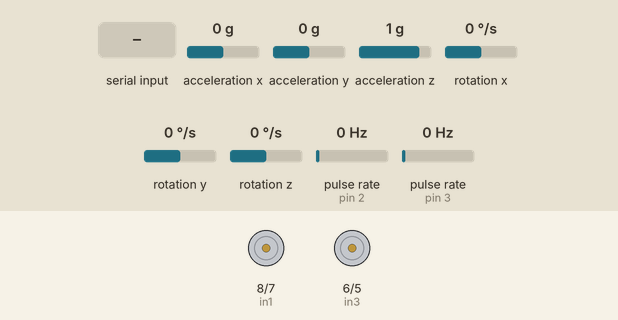
Simulated run of this sketch. Board: Arduino Uno, built with avr-gcc and run on an emulated ATmega328P. Parts: motor-driver pin pairs drawn as motors (green arrow = first pin HIGH = forward, orange = second pin HIGH = backward, longer = more drive, scaled by the enable pin). Wiring (inferred from the names in the program): 2 × pulse sensor: data pin 2 / data pin 3. The inputs (shaded band) are chosen by the test bench; at power-on: acceleration x 0 g, acceleration y 0 g, acceleration z 1 g, rotation x 0 °/s, rotation y 0 °/s, rotation z 0 °/s, pulse rate (sensors on pin 2, pin 3) 0 Hz. What the sketch prints to the serial monitor is not drawn.

Above: at 1.2 s.
1.3 s: "90,45\n" received over Serial
At 1.8 s:
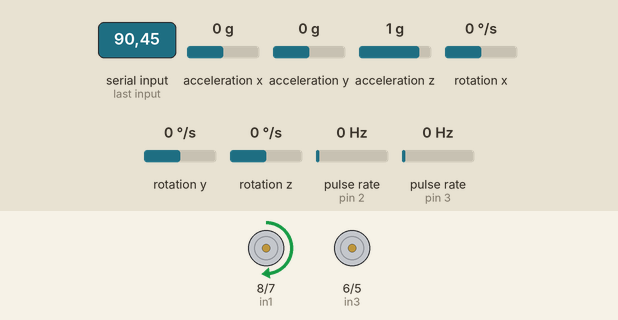
Timing chart, 0 to 4.3 s (numbered marks = the images above; inputs shaded):
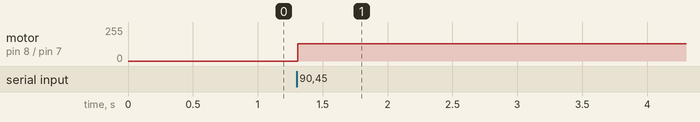

Measured:
- after the input at 1.3 s, motor on pin 8 (in1) / pin 7 (in2): stopped → forward 130/255 at once

The sketch:

odom.ino
```cpp
#include <Wire.h>
#include <MPU6050.h>

int enA = 9;
int enB = 10;
int in1 = 8;
int in2 = 7;
int in3 = 6;
int in4 = 5;
int trigpin = 12;
int echopin = 13;
int max_speed = 200; // Maximum motor speed

int leftEncoderPin = 2;  // Signal pin for left wheel encoder
int rightEncoderPin = 3; // Signal pin for right wheel encoder
volatile long leftEncoderCount = 0;
volatile long rightEncoderCount = 0;

// IMU setup
MPU6050 mpu;
int16_t ax, ay, az; // Change to int16_t
int16_t gx, gy, gz; // Change to int16_t

void setup()
{
  Serial.begin(9600);
  Serial.println("Arduino is ready");

  // Motor control pins
  pinMode(trigpin, OUTPUT);
  pinMode(echopin, INPUT);
  pinMode(enA, OUTPUT);
  pinMode(enB, OUTPUT);
  pinMode(in1, OUTPUT);
  pinMode(in2, OUTPUT);
  pinMode(in3, OUTPUT);
  pinMode(in4, OUTPUT);

  // Encoder pins
  pinMode(leftEncoderPin, INPUT);
  pinMode(rightEncoderPin, INPUT);

  // Attach interrupt service routines (ISR) for encoders
  attachInterrupt(digitalPinToInterrupt(leftEncoderPin), leftEncoderISR, RISING);
  attachInterrupt(digitalPinToInterrupt(rightEncoderPin), rightEncoderISR, RISING);

  // Initialize IMU
  Wire.begin();
  mpu.initialize();
  if (!mpu.testConnection()) {
    Serial.println("MPU connection failed");
    while (1);
  }
}

void loop()
{
  // Measure distance using the ultrasonic sensor
 // int dist = getDistance();
 // Serial.print(dist);
 // Serial.println(" cm");

  // Send encoder and IMU data to ROS every 100ms
  static unsigned long lastSendTime = 0;
  if (millis() - lastSendTime >= 100) {
    sendSensorDataToROS();
    lastSendTime = millis();
  }

  // Check for commands from ROS
  readCommand();
}

void readCommand()
{
  if (Serial.available())
  {
    // Read the incoming data as a string (in format: "linear_x,angular_z")
    String data = Serial.readStringUntil('\n');
    data.trim(); // Remove any extra spaces or newlines

    int commaIndex = data.indexOf(',');
    if (commaIndex > 0)
    {
      String linearStr = data.substring(0, commaIndex);
      String angularStr = data.substring(commaIndex + 1);

      // Convert to float values
      float linear_x = linearStr.toFloat();
      float angular_z = angularStr.toFloat();

      // Calculate motor speeds based on linear and angular velocities
      int leftSpeed = (linear_x - angular_z) * max_speed;
      int rightSpeed = (linear_x + angular_z) * max_speed;
      if(angular_z > 0)//reduce left turning speed to prevent crazy spins when turning
      {
        rightSpeed = 0;
        leftSpeed = 130;
      }
      else if(angular_z < 0)//reduce right turning speed too
      {
        leftSpeed = 0;
        rightSpeed = 130;

      }

      // Constrain motor speeds to be within the allowable range
      leftSpeed = constrain(leftSpeed, -max_speed, max_speed);
      rightSpeed = constrain(rightSpeed, -max_speed, max_speed);


      // Move the motors based on calculated speeds
      move(leftSpeed, rightSpeed);
    }
  }
}

void move(int left, int right)
{
  // Handle left motor direction and speed
  if (left < 0)
  {
    left = -left;  // Convert to positive value
    digitalWrite(in1, LOW);
    digitalWrite(in2, HIGH);  // Reverse direction
  }
  else
  {
    digitalWrite(in1, HIGH);
    digitalWrite(in2, LOW);  // Forward direction
  }

  // Handle right motor direction and speed
  if (right < 0)
  {
    right = -right;
    digitalWrite(in3, LOW);
    digitalWrite(in4, HIGH);  // Reverse direction
  }
  else
  {
    digitalWrite(in3, HIGH);
    digitalWrite(in4, LOW);  // Forward direction
  }

  // Apply PWM signals to set motor speed
  analogWrite(enA, left);
  analogWrite(enB, right);
}

long getDistance()
{
  long duration, distance;

  digitalWrite(trigpin, LOW);
  delayMicroseconds(2);
  digitalWrite(trigpin, HIGH);
  delayMicroseconds(10);
  digitalWrite(trigpin, LOW);

  duration = pulseIn(echopin, HIGH);
  distance = (duration * 0.034) / 2;

  return distance;
}

// Interrupt Service Routine (ISR) for the left encoder
void leftEncoderISR()
{
  // Check the motor direction (reverse or forward)
  if (digitalRead(in1) == LOW && digitalRead(in2) == HIGH)
  {
    // Motor is moving in reverse, decrement the encoder count
    leftEncoderCount--;
  }
  else
  {
    // Motor is moving forward, increment the encoder count
    leftEncoderCount++;
  }
}

// Interrupt Service Routine (ISR) for the right encoder
void rightEncoderISR()
{
  // Check the motor direction (reverse or forward)
  if (digitalRead(in3) == LOW && digitalRead(in4) == HIGH)
  {
    // Motor is moving in reverse, decrement the encoder count
    rightEncoderCount--;
  }
  else
  {
    // Motor is moving forward, increment the encoder count
    rightEncoderCount++;
  }
}

// Function to send encoder and IMU data to ROS
void sendSensorDataToROS()
{
  // Get IMU data
  mpu.getAcceleration(&ax, &ay, &az);  // Returns raw accelerometer data as int16_t
  mpu.getRotation(&gx, &gy, &gz);  // Returns raw gyroscope data as int16_t

  // Send the raw encoder and IMU data over serial in the format "left_ticks,right_ticks,ax,ay,az,gx,gy,gz"
  Serial.print(leftEncoderCount);
  Serial.print(",");
  Serial.print(rightEncoderCount);
  Serial.print(",");
  Serial.print(ax);  // Send raw accelerometer data
  Serial.print(",");
  Serial.print(ay);
  Serial.print(",");
  Serial.print(az);
  Serial.print(",");
  Serial.print(gx);  // Send raw gyroscope data
  Serial.print(",");
  Serial.print(gy);
  Serial.print(",");
  Serial.println(gz);
}
```
